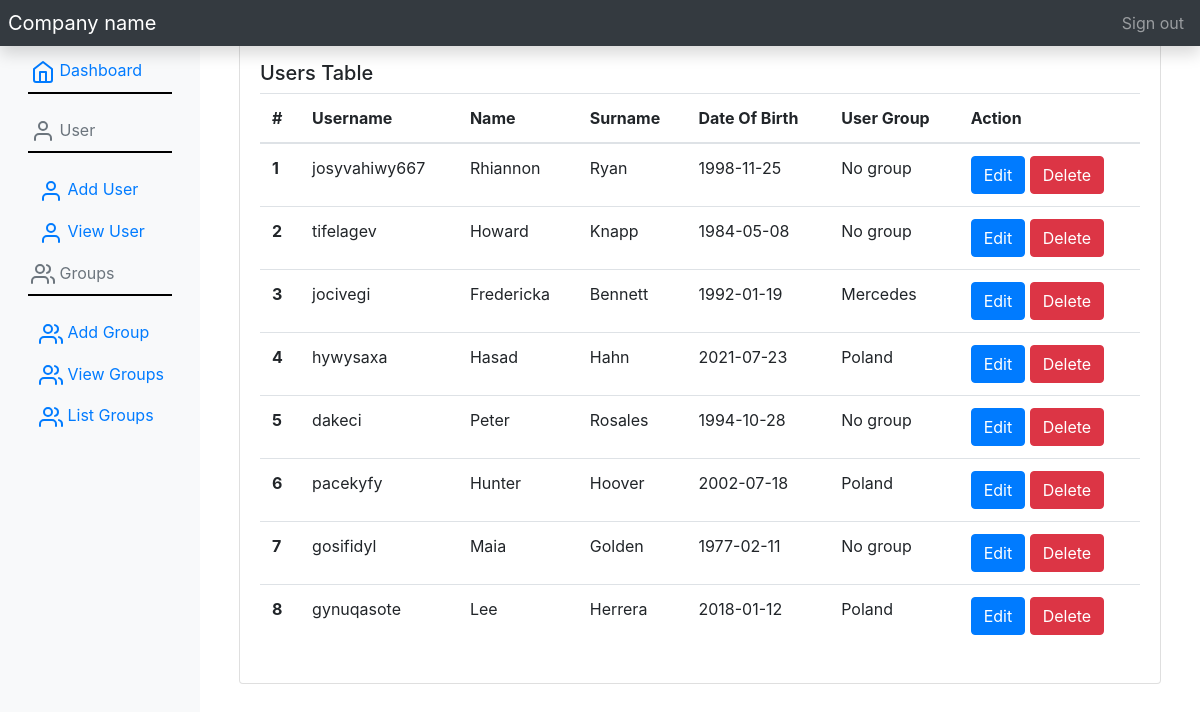
/i/index.php?view_users, run on the app's committed database.
### tables this page shows
CREATE TABLE `users` (
  `id` int(11) NOT NULL,
  `username` varchar(255) NOT NULL,
  `password` varchar(255) NOT NULL,
  `name` varchar(255) NOT NULL,
  `surname` varchar(255) NOT NULL,
  `dob` date NOT NULL,
  `user_group_id` int(11) DEFAULT NULL
);

CREATE TABLE `user_group` (
  `id` int(11) NOT NULL,
  `group_name` varchar(150) NOT NULL
);

### core/init.php (called while the page is built, shortened)
<?php
global $pdo;
$getFromU = new User($pdo);

### core/libraries/User.php (called while the page is built, shortened)
<?php
class User {
	protected $pdo;
	public function __construct($pdo) {
		$this->pdo = $pdo;
	}
	public function getUsers(){
		$stmt = $this->pdo->prepare("SELECT users.id, users.username, users.name, users.surname, users.dob, users.user_group_id, user_group.group_name FROM `users` left join `user_group` ON users.user_group_id = user_group.id");
		$stmt->execute();
		return $stmt->fetchAll(PDO::FETCH_OBJ);
	}
}
?>

### i/views/dashboard/user/view_users.php (the view, shortened to what this page needs)
<?php
$allUsers = $getFromU->getUsers();
?>
<div class="container">
    <div class="row">
        <div class="col-lg-12">
            <div class="card card-fullheight">
                <div class="card-body">
                    <h5 class="box-title">Users Table</h5>
                    <table class="table">
                        <thead>
                            <tr>
                                <th scope="col">#</th>
                                <th scope="col">Username</th>
                                <th scope="col">Name</th>
                                <th scope="col">Surname</th>
                                <th scope="col">Date Of Birth</th>
                                <th scope="col">User Group</th>
                                <th scope="col">Action</th>
                            </tr>
                        </thead>
                        <tbody>
                            <?php
                            $i = 1;
                            foreach($allUsers as $user): ?>
                            <tr>
                                <th scope="row"><?= $i;?></th>
                                <td><?= $user->username;?></td>
                                <td><?= $user->name;?></td>
                                <td><?= $user->surname;?></td>
                                <td><?= $user->dob;?></td>
                                <td><?= ($user->group_name) ? $user->group_name : 'No group';?></td>
                                <td>
                                    <div>
                                        <a href="?edit_user=<?= $user->id?>" class="btn btn-primary btn-floating btn-md"
                                            type="button">Edit<span data-feather="pencil"></span></a>
                                        <a href="?delete_user=<?= $user->id;?>"
                                            class="btn btn-danger btn-floating btn-md" type="button">Delete</a>
                                    </div>
                                </td>
                            </tr>
                            <?php $i++; endforeach;?>
                        </tbody>
                    </table>
                </div>
            </div>
        </div>
    </div>
</div>

### i/index.php (shortened to what this page needs)
<?php include '../core/init.php';
?>
<!DOCTYPE html>
<html lang="en">
<head>
    <link rel="stylesheet" href="https://cdn.jsdelivr.net/npm/bootstrap@4.6.1/dist/css/bootstrap.min.css">
    <link rel="stylesheet" href="/assets/css/dashboard.css" type="text/html" />
</head>
<body>
    <?php include './views/sidebar.php' ?>
    <main role="main" class="col-md-9 ml-sm-auto col-lg-10 px-4 mt-4">
        <div class="d-flex justify-content-between flex-wrap flex-md-nowrap align-items-center pt-3 pb-2 mb-3">
            <?php
foreach($_GET as $key => $val){
    switch ($key) {
        case 'view_users':
            include 'views/dashboard/user/view_users.php';
            break;
    }
}
	?>
        </div>
    </main>
    </div>
    </div>
</body>
</html>

### i/views/sidebar.php
<nav class="navbar navbar-dark fixed-top bg-dark flex-md-nowrap p-0 shadow">
    <a class="navbar-brand col-sm-3 col-md-2 mr-0 p-2" href="#">Company name</a>
    <ul class="navbar-nav px-3">
        <li class="nav-item text-nowrap">
            <a class="nav-link" href="#">Sign out</a>
        </li>
    </ul>
</nav>
<div class="container-fluid">
    <div class="row">
        <nav class="col-md-2 d-none d-md-block bg-light sidebar " style="padding-top: 50px; height: 100vh;">
            <div class="sidebar-sticky">
                <ul class="nav flex-column">
                    <li class="nav-item">
                        <a class="nav-link active" href="?dashboard">
                            <span data-feather="home"></span>
                            Dashboard <span class="sr-only">(current)</span>
                        </a>
                    </li>
                    <hr>
                    <li class="nav-item">
                        <a class="nav-link disabled" href="?view_users">
                            <span data-feather="user"></span>
                            User
                        </a>
                    </li>
                    <hr>
                    <li class="nav-item pl-2">
                        <a class="nav-link" href="?add_user">
                            <span data-feather="user"></span>
                            Add User
                        </a>
                    </li>
                    <li class="nav-item pl-2">
                        <a class="nav-link" href="?view_users">
                            <span data-feather="user"></span>
                            View User
                        </a>
                    </li>
                </ul>
                <ul class="nav flex-column">
                    <li class="nav-item">
                        <a class="nav-link disabled" href="#">
                            <span data-feather="users"></span>
                            Groups
                        </a>
                    </li>
                    <hr>
                    <li class="nav-item pl-2">
                        <a class="nav-link" href="?add_group">
                            <span data-feather="users"></span>
                            Add Group
                        </a>
                    </li>
                    <li class="nav-item pl-2">
                        <a class="nav-link" href="?view_groups">
                            <span data-feather="users"></span>
                            View Groups
                        </a>
                    </li>
                    <li class="nav-item pl-2">
                        <a class="nav-link" href="?list_groups">
                            <span data-feather="users"></span>
                            List Groups
                        </a>
                    </li>
                </ul>
            </div>
        </nav>

### i/index.php (style rules this page uses)
hr { border: 1px solid black; width: 84%; margin-top: 0; }

### data on the page
users: username "josyvahiwy667", name "Rhiannon", surname "Ryan", dob "1998-11-25", shows "No group"
users: username "tifelagev", name "Howard", surname "Knapp", dob "1984-05-08", shows "No group"
users: username "jocivegi", name "Fredericka", surname "Bennett", dob "1992-01-19", user_group.group_name "Mercedes"
users: username "hywysaxa", name "Hasad", surname "Hahn", dob "2021-07-23", user_group.group_name "Poland"
users: username "dakeci", name "Peter", surname "Rosales", dob "1994-10-28", shows "No group"
users: username "pacekyfy", name "Hunter", surname "Hoover", dob "2002-07-18", user_group.group_name "Poland"
users: username "gosifidyl", name "Maia", surname "Golden", dob "1977-02-11", shows "No group"
users: username "gynuqasote", name "Lee", surname "Herrera", dob "2018-01-12", user_group.group_name "Poland"
